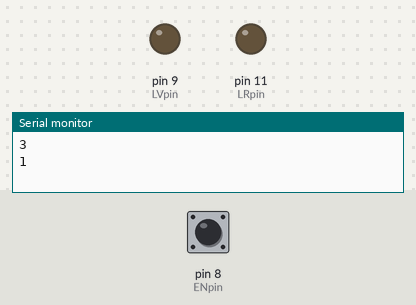
Recording of a sketch running on a simulated Arduino Uno, built with avr-gcc and run on an emulated ATmega328P. Shown: output pins drawn as LEDs (lit = HIGH), the last lines printed to the serial monitor. The inputs (shaded band) are chosen by the test bench; at power-on: pin 8 (ENpin) HIGH.

Above: at 0.1 s.
At 12.4 s:
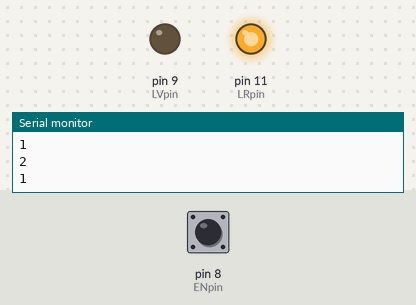
12.5 s: pin 8 (ENpin) pulled LOW for 3 s
At 16.2 s:
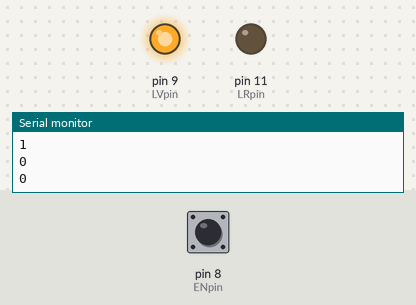
Timing chart, 0 to 25.5 s (numbered marks = the images above; inputs shaded):
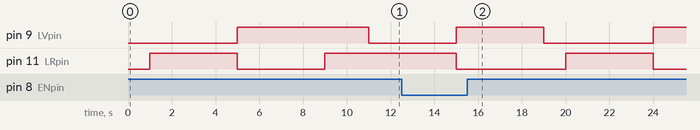

The sketch:

FSM-Esempio.ino
```cpp
/*
 *   FSM example on arduino:
 *   Abilitato:
 *   LedVerde per 4 secondi ->
 *   LedRosso LedVerde per 2 secondi ->
 *   LedRosso per 4 secondi
 *   Disabilitato:
 *   LedVerde 4 secondi ->
 *   tutto spento 1 secondo
 */

const int LVpin = 9; // led verde
const int LRpin = 11; // led rosso
const int ENpin = 8; // input pin for enable

const int timeV = 4000; //time of verde (ms)
const int timeVR = 2000; //time of verde rosso (ms)
const int timeR = 4000; //time of rosso (ms)
const int timeVOFF =  1000; // time del lampeggiante

#define LVstate 0
#define LVRstate 1
#define LRstate 2
#define LOFFstate 3

int thisState = LOFFstate; // this state
int nextState = LOFFstate; // next state
int stateWait = timeVOFF; // state wait
bool inEnable = false; // enable bit


void setup() {
  // put your setup code here, to run once:
  pinMode(LVpin, OUTPUT);
  Serial.begin(9600);
  pinMode(LRpin, OUTPUT);
  pinMode(ENpin, INPUT_PULLUP);

}

void loop() {
  // put your main code here, to run repeatedly:
  //
  // 1. read the input
  // with (state)
  // 2. generate the output
  // 3. calculate the next state
  // 4. wait for this state to complete
  inEnable = readEnable();
  Serial.println(thisState);
  Serial.println(inEnable);
  switch (thisState) {
  case LVstate:
    // green state
    stateWait = timeV;
    setOutput(HIGH, LOW);
    if (inEnable) {
      nextState = LVRstate;
    } else {
      nextState = LOFFstate;
    }
    break;
//
  case  LVRstate:
    stateWait = timeVR;
    setOutput(HIGH, HIGH);
    if (inEnable) {
      nextState = LRstate;
    } else {
      nextState = LOFFstate;
    }
    break;
//
  case LRstate:
    // red state
    stateWait = timeR;
    setOutput(LOW, HIGH);
    if (inEnable) {
      nextState = LVstate;
    } else {
      nextState = LOFFstate;
    }
    break;
//
  case LOFFstate:
    // OFF state
    stateWait = timeVOFF;
    setOutput(LOW, LOW);
    if (inEnable) {
      nextState = LRstate;
    } else {
      nextState = LVstate;
    }
    break;
//
  default:
  // should never get here
  break;
  }
/*
 wait for the stateWait ms time
*/
  delay(stateWait);
/*
 *  goto next state
 */

  thisState = nextState;
}

bool readEnable(){
  // read the value of the enable pin
  int val;
  val = digitalRead(ENpin);
  return ( val == HIGH);
}

int setOutput(int LV, int LR) {
  //Serial.println("setOutput");
  //Serial.print( LV);
  //Serial.print( LR);
  //
  digitalWrite(LVpin, LV);
  digitalWrite(LRpin, LR);
}
```
